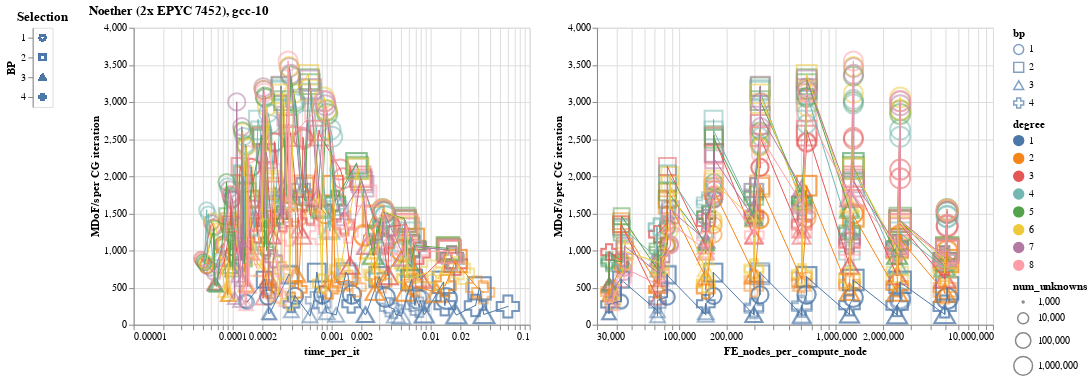

Source (notebook cell):
### Code cell
highlight = alt.selection_single(
    on='mouseover',
    fields=['degree', 'time_per_it', 'backend'],
    nearest=True,
    empty='none',
)

bps_select = alt.selection_single(
    fields=['bp'],
)

base = alt.Chart(runs).encode(
    alt.Y('mdofs:Q', title='MDoF/s per CG iteration'),
    alt.Color('degree:N'),
    alt.Size('num_unknowns', scale=alt.Scale(type='log', domain=(1e3, 1e6))),
    alt.Shape('bp:N'),
    tooltip=('bp', 'num_procs', 'backend', 'num_elem', 'degree', 'num_unknowns', 'file'),
).transform_filter(
    bps_select,
).transform_calculate(
    mdofs='datum.cg_iteration_dps/1e6',
)

points = base.mark_point().encode(
    opacity=alt.condition(highlight, alt.value(1), alt.value(.5)),
).add_selection(
    highlight,
)

lines = base.mark_line().encode(
    size=alt.condition(alt.datum.degree - highlight.degree == 0, alt.value(2), alt.value(1))
)

pane = points + lines

composite = (
    pane.encode(
        alt.X('time_per_it', scale=alt.Scale(type='log')),
    ) |
    pane.encode(
        alt.X('FE_nodes_per_compute_node', scale=alt.Scale(type='log', domain=(3e4, 1e7), clamp=True)),
    )
)

activator = alt.Chart(runs).mark_point().encode(
    alt.Y('bp', title='BP'),
    alt.Shape('bp')
).add_selection(bps_select).properties(title='Selection')

activator | composite.properties(title='Noether (2x EPYC 7452), gcc-10')

### Figure 1 — Vega-Lite specification as saved in the notebook (floating-point values rounded to 4 significant figures; data arrays with more than 128 entries replaced by an {"elided": "..."} marker saying what was removed)
{"config": {"view": {"continuousWidth": 400, "continuousHeight": 300}}, "hconcat": [{"mark": "point", "encoding": {"shape": {"type": "nominal", "field": "bp"}, "y": {"type": "nominal", "field": "bp", "title": "BP"}}, "selection": {"selector010": {"type": "single", "fields": ["bp"]}}, "title": "Selection"}, {"hconcat": [{"layer": [{"mark": "point", "encoding": {"color": {"type": "nominal", "field": "degree"}, "opacity": {"condition": {"value": 1, "selection": "selector009"}, "value": 0.5}, "shape": {"type": "nominal", "field": "bp"}, "size": {"type": "quantitative", "field": "num_unknowns", "scale": {"domain": [1000.0, 1000000.0], "type": "log"}}, "tooltip": [{"type": "nominal", "field": "bp"}, {"type": "quantitative", "field": "num_procs"}, {"type": "nominal", "field": "backend"}, {"type": "quantitative", "field": "num_elem"}, {"type": "quantitative", "field": "degree"}, {"type": "quantitative", "field": "num_unknowns"}, {"type": "nominal", "field": "file"}], "y": {"type": "quantitative", "field": "mdofs", "title": "MDoF/s per CG iteration"}}, "selection": {"selector009": {"type": "single", "on": "mouseover", "fields": ["degree", "time_per_it", "backend"], "nearest": true, "empty": "none"}}, "transform": [{"filter": {"selection": "selector010"}}, {"calculate": "datum.cg_iteration_dps/1e6", "as": "mdofs"}]}, {"mark": "line", "encoding": {"color": {"type": "nominal", "field": "degree"}, "shape": {"type": "nominal", "field": "bp"}, "size": {"condition": {"value": 2, "test": "((datum.degree - selector009.degree) === 0)"}, "value": 1}, "tooltip": [{"type": "nominal", "field": "bp"}, {"type": "quantitative", "field": "num_procs"}, {"type": "nominal", "field": "backend"}, {"type": "quantitative", "field": "num_elem"}, {"type": "quantitative", "field": "degree"}, {"type": "quantitative", "field": "num_unknowns"}, {"type": "nominal", "field": "file"}], "y": {"type": "quantitative", "field": "mdofs", "title": "MDoF/s per CG iteration"}}, "transform": [{"filter": {"selection": "selector010"}}, {"calculate": "datum.cg_iteration_dps/1e6", "as": "mdofs"}]}], "encoding": {"x": {"type": "quantitative", "field": "time_per_it", "scale": {"type": "log"}}}}, {"layer": [{"mark": "point", "encoding": {"color": {"type": "nominal", "field": "degree"}, "opacity": {"condition": {"value": 1, "selection": "selector009"}, "value": 0.5}, "shape": {"type": "nominal", "field": "bp"}, "size": {"type": "quantitative", "field": "num_unknowns", "scale": {"domain": [1000.0, 1000000.0], "type": "log"}}, "tooltip": [{"type": "nominal", "field": "bp"}, {"type": "quantitative", "field": "num_procs"}, {"type": "nominal", "field": "backend"}, {"type": "quantitative", "field": "num_elem"}, {"type": "quantitative", "field": "degree"}, {"type": "quantitative", "field": "num_unknowns"}, {"type": "nominal", "field": "file"}], "y": {"type": "quantitative", "field": "mdofs", "title": "MDoF/s per CG iteration"}}, "selection": {"selector009": {"type": "single", "on": "mouseover", "fields": ["degree", "time_per_it", "backend"], "nearest": true, "empty": "none"}}, "transform": [{"filter": {"selection": "selector010"}}, {"calculate": "datum.cg_iteration_dps/1e6", "as": "mdofs"}]}, {"mark": "line", "encoding": {"color": {"type": "nominal", "field": "degree"}, "shape": {"type": "nominal", "field": "bp"}, "size": {"condition": {"value": 2, "test": "((datum.degree - selector009.degree) === 0)"}, "value": 1}, "tooltip": [{"type": "nominal", "field": "bp"}, {"type": "quantitative", "field": "num_procs"}, {"type": "nominal", "field": "backend"}, {"type": "quantitative", "field": "num_elem"}, {"type": "quantitative", "field": "degree"}, {"type": "quantitative", "field": "num_unknowns"}, {"type": "nominal", "field": "file"}], "y": {"type": "quantitative", "field": "mdofs", "title": "MDoF/s per CG iteration"}}, "transform": [{"filter": {"selection": "selector010"}}, {"calculate": "datum.cg_iteration_dps/1e6", "as": "mdofs"}]}], "encoding": {"x": {"type": "quantitative", "field": "FE_nodes_per_compute_node", "scale": {"clamp": true, "domain": [30000.0, 10000000.0], "type": "log"}}}}], "title": "Noether (2x EPYC 7452), gcc-10"}], "data": {"name": "data-a4bb6ff032a8f8c2087ea36eb497d807"}, "$schema": "https://vega.github.io/schema/vega-lite/v4.8.1.json", "datasets": {"data-a4bb6ff032a8f8c2087ea36eb497d807": {"elided": "480 records"}}}
